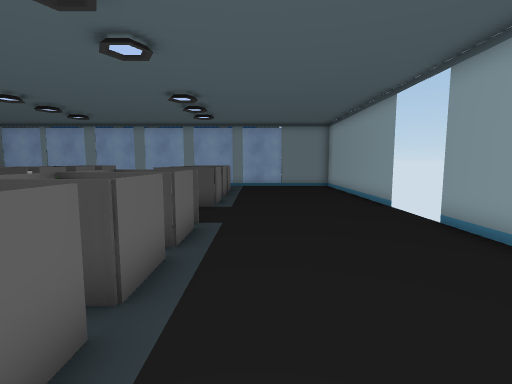
[1] (above)

20 first-person views from a walk through a scene from a Unity 3-D project. The camera is 1.5 m above the floor, tilts 6° down and sees 85° across. The floor is counted in squares, 1 m on a side. Each view is taken from the middle of a square. On the plan, view 1 faces up. The plan holds only what a view shows up to about 14 squares ahead; the rest is blank. The place goes on beyond the plan. Some animated figures are not drawn. Door leaves are left out, so doorways stand open.

[2]
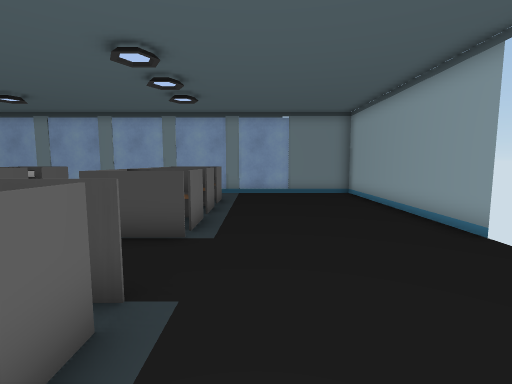

[3]
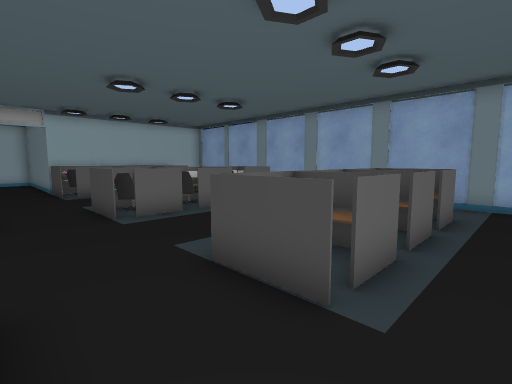

[4]
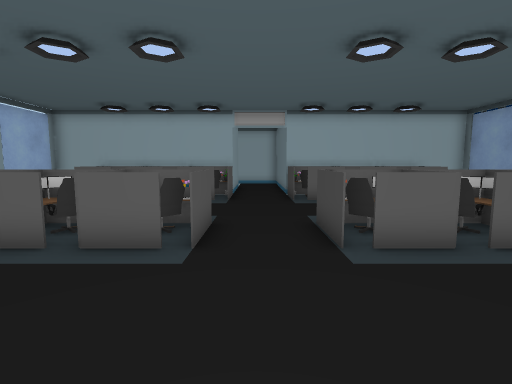

[5]
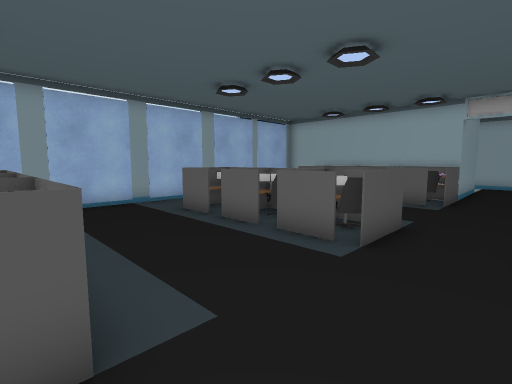

[6]
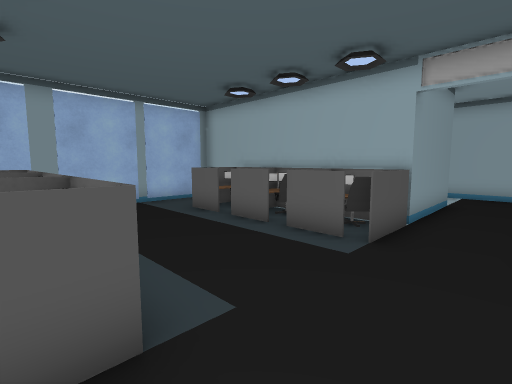

[7]
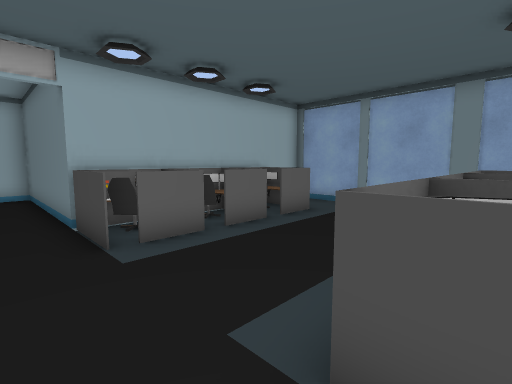

[8]
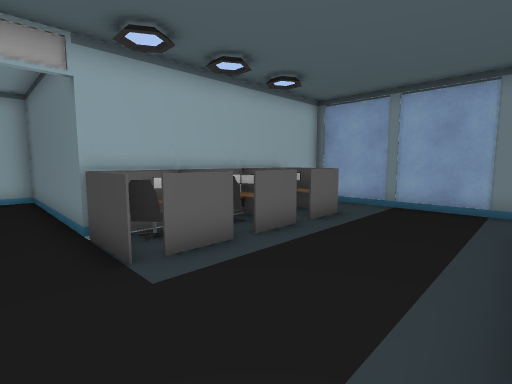

[9]
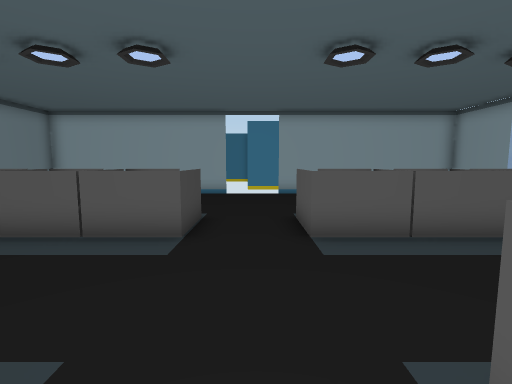

[10]
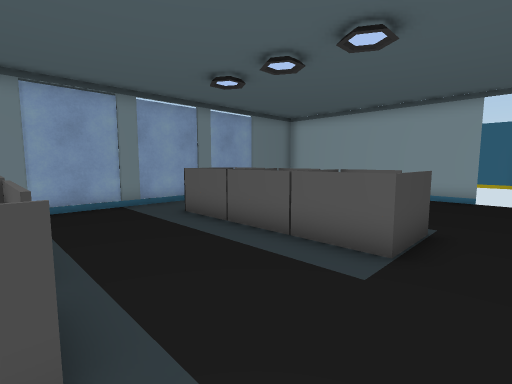

[11]
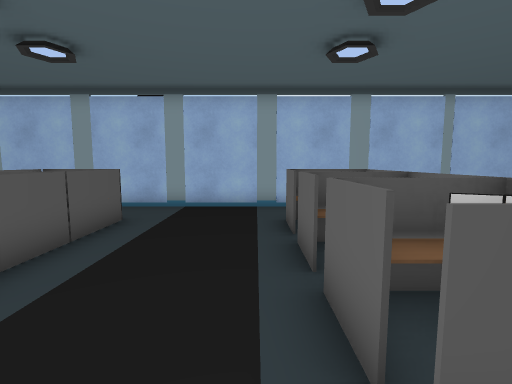

[12]
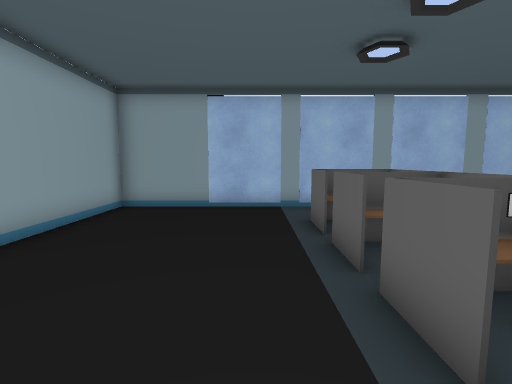

[13]
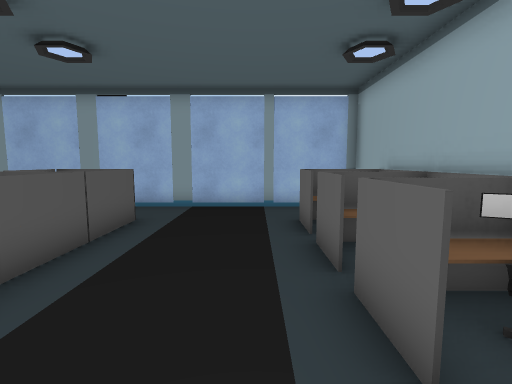

[14]
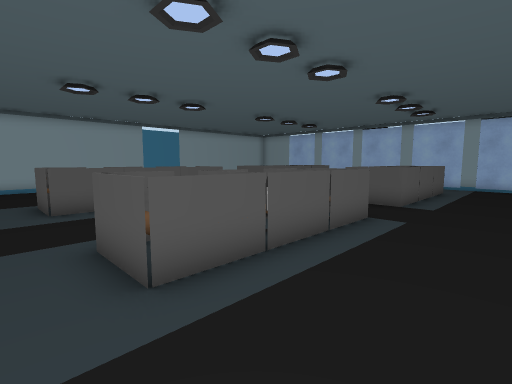

[15]
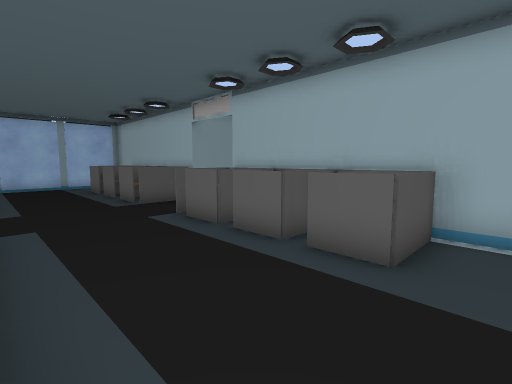

[16]
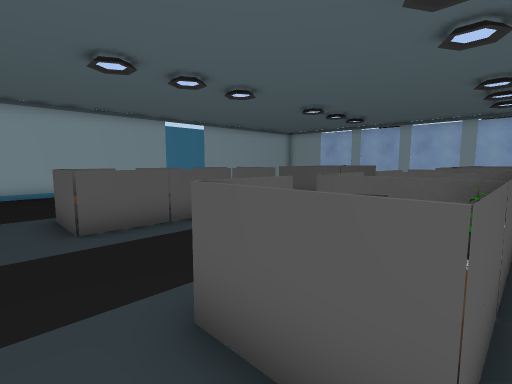

[17]
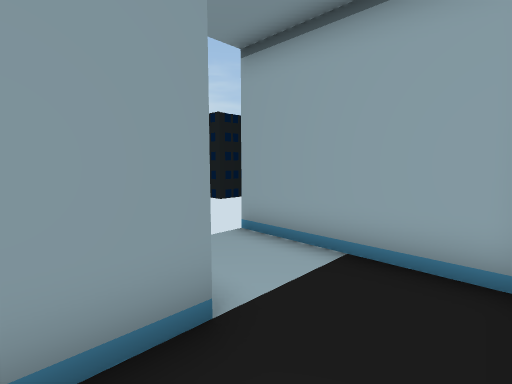

[18]
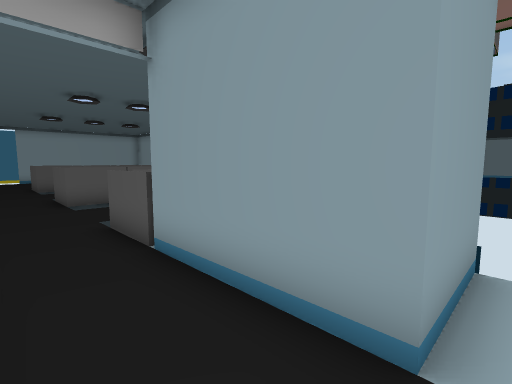

[19]
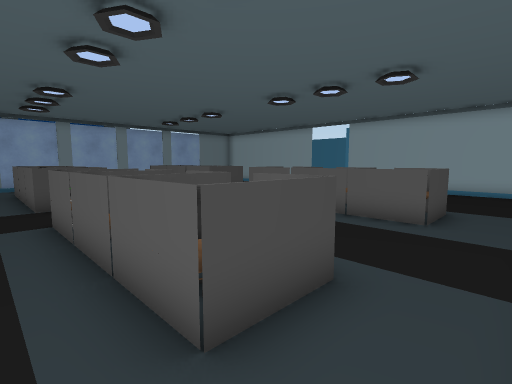

[20]
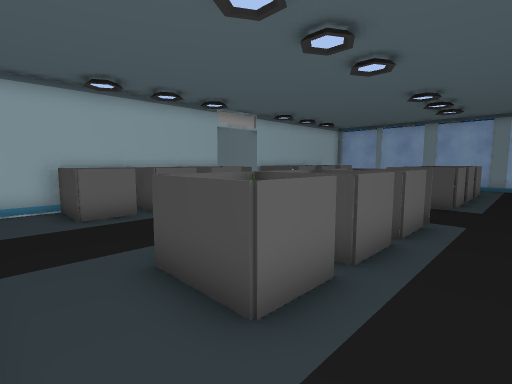

### Floor plan
Key: @ floor where view 1 was taken; # wall or solid block; x gap in a wall; . floor; = window, fence, low wall or low ledge; ^ raised ledge.
Columns run from 23 left of view 1 to 5 right of it. Each row starts with its distance up from view 1.
 18       #######################
 17       #.....................#
 16       #x=.....=#....=.......#
 15       #^^=...^^^....^^......#
 14       ###....=##....=#......#
 13       #^^=...^^^....^^......#
 12       ####...=^x....=#......#
 11       #^^^...^^^....^^......#
 10 #######x=#...^=#....==......#
  9 #...........................
  8 #...........................
  7 #..####x=#...#=#....==......
  6 #..#  #^^=...^^=....^#=.....#
  5 #..#  #^^x...=^^....^^......#
  4 #  #  #^^=...^^=....^#=.....#
  3       #^^^...=^^....^^......#
  2       ####...^^x....=#......#
  1       #^^^...#^^....^^......#
  0       #................@....#
 -1       #.....................#
 -2       #######################

Where each view was taken, in squares from view 1:
view 1: 0 up, 0 right, facing up
view 2: 4 up, 0 right, facing up
view 3: 7 up, 0 right, facing up-left
view 4: 8 up, 3 left, facing left
view 5: 9 up, 3 left, facing down-left
view 6: 9 up, 9 left, facing down-left
view 7: 8 up, 9 left, facing up-left
view 8: 8 up, 10 left, facing up-left
view 9: 8 up, 9 left, facing right
view 10: 8 up, 8 left, facing up-right
view 11: 8 up, 7 left, facing down
view 12: 8 up, 0 right, facing down
view 13: 8 up, 13 left, facing down
view 14: 17 up, 13 left, facing down-right
view 15: 17 up, 10 left, facing down-left
view 16: 17 up, 10 left, facing down-right
view 17: 9 up, 19 left, facing down-left
view 18: 9 up, 21 left, facing down-right
view 19: 1 down, 11 left, facing up-right
view 20: 1 down, 6 left, facing up-left
